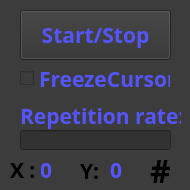
<?xml version="1.0" encoding="UTF-8"?>
<ui version="4.0">
 <class>Form</class>
 <widget class="QWidget" name="Form">
  <property name="geometry">
   <rect>
    <x>0</x>
    <y>0</y>
    <width>190</width>
    <height>190</height>
   </rect>
  </property>
  <property name="windowTitle">
   <string>AuxProg</string>
  </property>
  <property name="windowIcon">
   <iconset>
    <normaloff>../../../../b8ca4fe6d5fa432462cc4dadb22c6068.png</normaloff>../../../../b8ca4fe6d5fa432462cc4dadb22c6068.png</iconset>
  </property>
  <property name="styleSheet">
   <string notr="true">background-color: rgb(60,60,60);</string>
  </property>
  <widget class="QPushButton" name="OnOff">
   <property name="geometry">
    <rect>
     <x>20</x>
     <y>10</y>
     <width>151</width>
     <height>50</height>
    </rect>
   </property>
   <property name="font">
    <font>
     <family>Berlin Sans FB Demi</family>
     <pointsize>16</pointsize>
     <weight>75</weight>
     <bold>true</bold>
    </font>
   </property>
   <property name="styleSheet">
    <string notr="true">#OnOff{
	background-color: rgb(50, 50, 50);
	color: rgb(85, 85, 255);
}</string>
   </property>
   <property name="text">
    <string>Start/Stop</string>
   </property>
  </widget>
  <widget class="QLabel" name="pos_x">
   <property name="geometry">
    <rect>
     <x>40</x>
     <y>160</y>
     <width>71</width>
     <height>20</height>
    </rect>
   </property>
   <property name="font">
    <font>
     <family>Berlin Sans FB Demi</family>
     <pointsize>16</pointsize>
     <weight>75</weight>
     <bold>true</bold>
    </font>
   </property>
   <property name="styleSheet">
    <string notr="true">#pos_x{
	color: rgb(85, 85, 255);
}</string>
   </property>
   <property name="text">
    <string>0</string>
   </property>
  </widget>
  <widget class="QLabel" name="y">
   <property name="geometry">
    <rect>
     <x>80</x>
     <y>160</y>
     <width>20</width>
     <height>21</height>
    </rect>
   </property>
   <property name="font">
    <font>
     <family>Berlin Sans FB Demi</family>
     <pointsize>16</pointsize>
     <weight>75</weight>
     <bold>true</bold>
    </font>
   </property>
   <property name="text">
    <string>Y:</string>
   </property>
  </widget>
  <widget class="QLabel" name="x">
   <property name="geometry">
    <rect>
     <x>10</x>
     <y>160</y>
     <width>31</width>
     <height>20</height>
    </rect>
   </property>
   <property name="font">
    <font>
     <family>Berlin Sans FB Demi</family>
     <pointsize>16</pointsize>
     <weight>75</weight>
     <bold>true</bold>
    </font>
   </property>
   <property name="text">
    <string>X :</string>
   </property>
  </widget>
  <widget class="QLabel" name="pos_y">
   <property name="geometry">
    <rect>
     <x>110</x>
     <y>160</y>
     <width>71</width>
     <height>20</height>
    </rect>
   </property>
   <property name="font">
    <font>
     <family>Berlin Sans FB Demi</family>
     <pointsize>16</pointsize>
     <weight>75</weight>
     <bold>true</bold>
    </font>
   </property>
   <property name="styleSheet">
    <string notr="true">#pos_y{
	color: rgb(85, 85, 255);
}</string>
   </property>
   <property name="text">
    <string>0</string>
   </property>
  </widget>
  <widget class="QLabel" name="tempotext">
   <property name="geometry">
    <rect>
     <x>20</x>
     <y>100</y>
     <width>161</width>
     <height>31</height>
    </rect>
   </property>
   <property name="font">
    <font>
     <family>Berlin Sans FB Demi</family>
     <pointsize>16</pointsize>
     <weight>75</weight>
     <bold>true</bold>
    </font>
   </property>
   <property name="styleSheet">
    <string notr="true">#tempotext{
	color: rgb(85, 85, 255);
}</string>
   </property>
   <property name="text">
    <string>Repetition rate:</string>
   </property>
  </widget>
  <widget class="QCheckBox" name="freeze">
   <property name="geometry">
    <rect>
     <x>20</x>
     <y>70</y>
     <width>151</width>
     <height>17</height>
    </rect>
   </property>
   <property name="font">
    <font>
     <family>Berlin Sans FB Demi</family>
     <pointsize>16</pointsize>
     <weight>75</weight>
     <bold>true</bold>
    </font>
   </property>
   <property name="styleSheet">
    <string notr="true">#freeze{
	color: rgb(85, 85, 255);
}</string>
   </property>
   <property name="text">
    <string>FreezeCursor</string>
   </property>
  </widget>
  <widget class="QLineEdit" name="tempo">
   <property name="geometry">
    <rect>
     <x>20</x>
     <y>130</y>
     <width>151</width>
     <height>20</height>
    </rect>
   </property>
   <property name="font">
    <font>
     <family>Berlin Sans FB Demi</family>
     <pointsize>16</pointsize>
     <weight>75</weight>
     <bold>true</bold>
    </font>
   </property>
   <property name="styleSheet">
    <string notr="true">#tempo{
	background-color: rgb(50, 50, 50);
	color: rgb(85, 85, 255);
}</string>
   </property>
  </widget>
  <widget class="QLabel" name="symbol">
   <property name="geometry">
    <rect>
     <x>150</x>
     <y>150</y>
     <width>41</width>
     <height>41</height>
    </rect>
   </property>
   <property name="font">
    <font>
     <family>Berlin Sans FB Demi</family>
     <pointsize>24</pointsize>
     <weight>75</weight>
     <bold>true</bold>
    </font>
   </property>
   <property name="text">
    <string>#</string>
   </property>
  </widget>
 </widget>
 <resources/>
 <connections/>
</ui>
